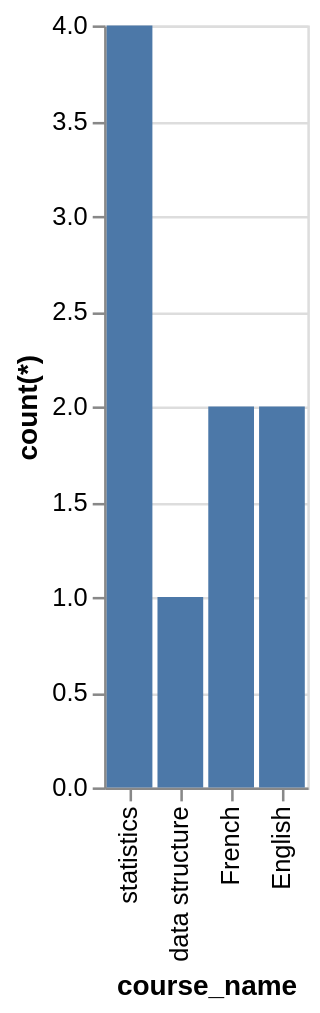

This figure's Vega-Lite source:
### Vega-Lite specification from a JSON file in a GitHub repository (floating-point values rounded to 4 significant figures)
{"data": {"values": [{"x_data": "statistics", "y_data": 4}, {"x_data": "data structure", "y_data": 1}, {"x_data": "French", "y_data": 2}, {"x_data": "English", "y_data": 2}]}, "mark": "bar", "encoding": {"x": {"field": "x_data", "type": "nominal", "title": "course_name", "sort": "descending"}, "y": {"field": "y_data", "type": "quantitative", "title": "count(*)"}}}
